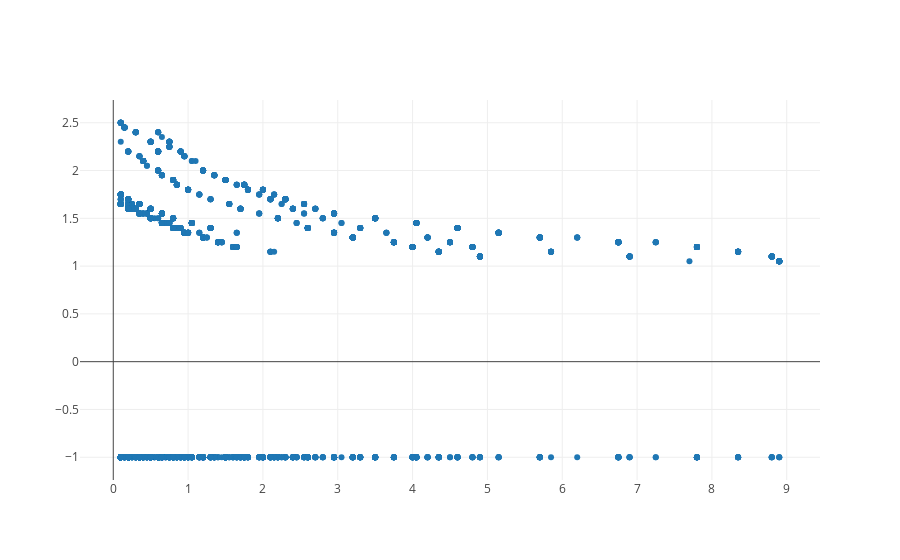

This figure's notebook cell:
### Markdown cell above
#### Evaluating the prediction method
The most optimal prediction method yeilds higher scores for positive payouts

### Code cell
predictions = map((lambda e: map(predict_game, e['games'])), events)
predictions = list(itertools.chain.from_iterable(predictions))

x = map((lambda p: p['score']), predictions)
y = map((lambda p: p['payout']), predictions)

data = [Scatter(
            x=x,
            y=y,
            mode='markers'
        )]

iplot(data, filename='jupyter/basic_bar')

### Figure 1 — Plotly figure (JSON) as saved in the notebook; plotly's stock layout.template omitted (floating-point values rounded to 4 significant figures; data arrays with more than 128 entries replaced by an {"elided": "..."} marker saying what was removed)
{"data": [{"mode": "markers", "type": "scatter", "x": {"elided": "2990 float values"}, "y": {"elided": "2990 float values"}}], "layout": {}}
